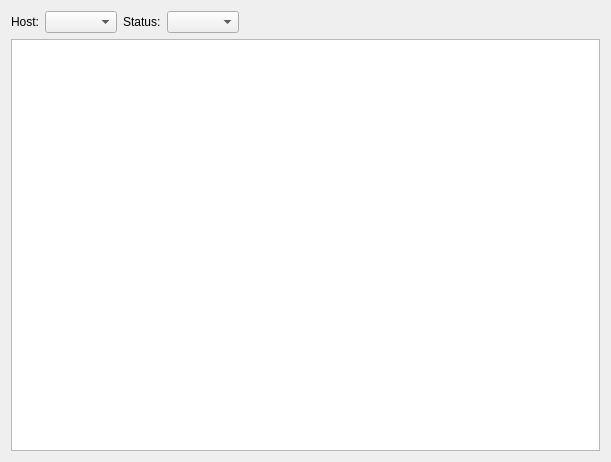
<?xml version="1.0" encoding="UTF-8"?>
<ui version="4.0">
 <class>IPAddress</class>
 <widget class="QWidget" name="IPAddress">
  <property name="geometry">
   <rect>
    <x>0</x>
    <y>0</y>
    <width>611</width>
    <height>462</height>
   </rect>
  </property>
  <property name="windowTitle">
   <string>Form</string>
  </property>
  <layout class="QVBoxLayout" name="verticalLayout">
   <item>
    <layout class="QHBoxLayout" name="horizontalLayout">
     <item>
      <widget class="QLabel" name="label">
       <property name="text">
        <string>Host:</string>
       </property>
      </widget>
     </item>
     <item>
      <widget class="HostBox" name="hostBox"/>
     </item>
     <item>
      <widget class="QLabel" name="label_2">
       <property name="text">
        <string>Status:</string>
       </property>
      </widget>
     </item>
     <item>
      <widget class="StatusBox" name="statusBox"/>
     </item>
     <item>
      <spacer name="horizontalSpacer">
       <property name="orientation">
        <enum>Qt::Horizontal</enum>
       </property>
       <property name="sizeHint" stdset="0">
        <size>
         <width>40</width>
         <height>20</height>
        </size>
       </property>
      </spacer>
     </item>
    </layout>
   </item>
   <item>
    <widget class="QTreeView" name="tableView"/>
   </item>
  </layout>
 </widget>
 <customwidgets>
  <customwidget>
   <class>HostBox</class>
   <extends>QComboBox</extends>
   <header location="global">hostbox.h</header>
  </customwidget>
  <customwidget>
   <class>StatusBox</class>
   <extends>QComboBox</extends>
   <header location="global">statusbox.h</header>
  </customwidget>
 </customwidgets>
 <resources/>
 <connections/>
</ui>
